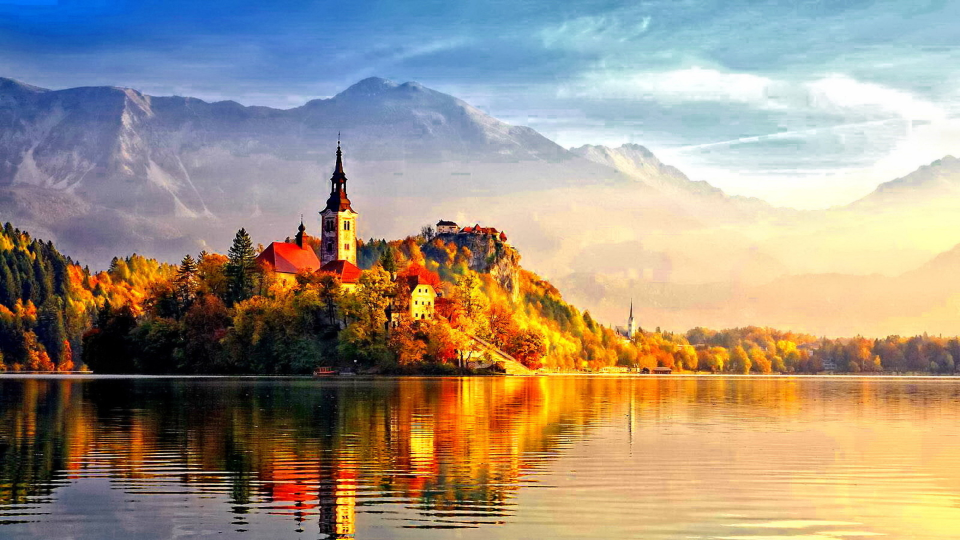
//> input picture opencv/resize/autumn.jpg, 1920 x 1080 px (shown at 1/2 size)
$ ./resize1   (built with g++ and OpenCV 4)
//> lines starting //> are read from the running program, lines starting //| are printed output that depends on the picture
/*************************************************************************
	> File Name: resize.cpp
	> Author: lengjing
	> Mail: jingleng77@163.com
	> Created Time: Sat Oct 10 14:37:50 2015
 ************************************************************************/

#include<iostream>
using namespace std;

#include <opencv2/core/core.hpp>
#include "opencv2/imgproc/imgproc.hpp"
#include "opencv2/highgui/highgui.hpp"
//#include <arm_neon.h>
#include <stdio.h>
//#include <sys/time.h>
using namespace cv;
using namespace std;
typedef unsigned char uchar;
typedef float T;
typedef float WT;
typedef float AT;
static const int MAX_ESIZE=16;
#define ONE 1

#define COST_TIME(tstart, tend) 1000000 * (tend.tv_sec - tstart.tv_sec) + tend.tv_usec- tstart.tv_usec

static inline int clip(int x, int a, int b)
{
    return x >= a ? (x < b ? x : b-1) : a;
}

void get_output(Mat input, Mat &input1);
void resize_cv_INTER_NEAREST(Mat &src, Mat &dst,Size dsize, double fx, double fy);
void resize_opt_INTER_NEAREST(Mat &src, Mat &dst, Size dsize, double fx, double fy);
void resize_opt_INTER_NEAREST2(Mat &src, Mat &dst, Size dsize, double fx, double fy);
void resize_neon(Mat &src, Mat &dst,Size dsize, double fx, double fy);

void resize_cv_INTER_LINEAR(Mat &src, Mat &dst,Size dsize, double fx, double fy);
void resize_opt_INTER_LINEAR(Mat &src, Mat &dst,Size dsize, double fx, double fy);
void resize_opt_INTER_AREAFAST2(Mat &src, Mat &dst,Size dsize, double fx, double fy);
void resize_neon_INTER_AREAFAST(Mat &src, Mat &dst,Size dsize, double fx, double fy);
void resize_opt_INTER_LINEAR(Mat &src, Mat &dst,Size dsize, double fx, double fy);

void resize_c_INTER_LINEAR(Mat &src, Mat &dst,Size dsize, double fx, double fy);

void resize_c_INTER_LINEAR(uchar *src, uchar *dst, int srcstep, int dststep, int depth,int cn,
						   Size ssize, Size dsize, double scale_x, double scale_y,
						   int iscale_x, int iscale_y);

int main(int argc, const char** argv)
{
	Mat input, input_gray;
	Mat _input = imread("autumn.jpg");
//> _input is the input picture: 1080 rows x 1920 cols, CV_8UC3; mean B, G, R 129.1, 146.8, 161
	if( _input.depth() == CV_32F)
		_input.copyTo(input);
	else
		_input.convertTo(input, CV_32F, 1/ 255.);
	cvtColor(input, input_gray, CV_BGR2GRAY);
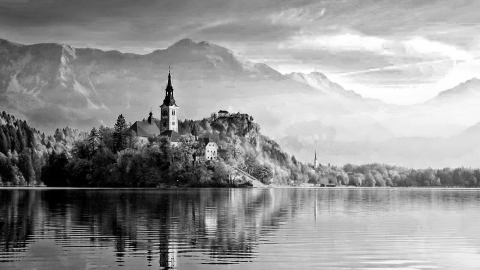
//> input_gray: 1080 rows x 1920 cols, CV_32FC1 (shown at 1/4 size); min 0, max 1, mean 0.584

	Mat dst1, dst2, dst3, dst4,dst5;
	double fx = 0.717;
	double fy = 0.717;
	Size dsize = Size(saturate_cast<int>(input.cols * fx),
            saturate_cast<int>(input.rows * fy));
	//Size dsize = Size(round(fx * input.cols), round(fy * input.rows));
	dst1.create(dsize, input.type());
	dst2.create(dsize, input.type());
	dst3.create(dsize, input.type());
	dst4.create(dsize, input.type());
	dst5.create(dsize, input.type());
 	resize_cv_INTER_LINEAR(input, dst3, dsize, fx, fy);
//> in resize_cv_INTER_LINEAR, `resize(src, dst, Size(), fx, fy, 1);`:
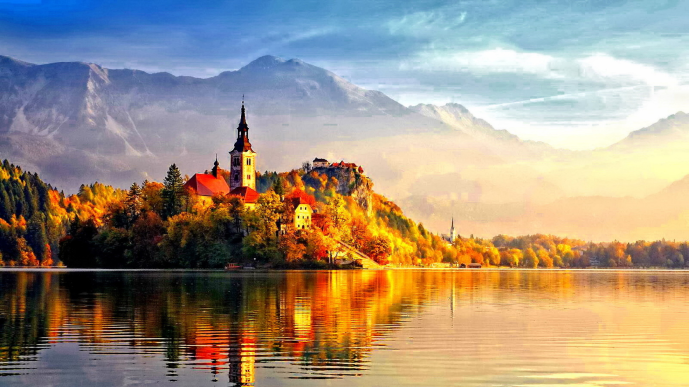
//> dst: 774 rows x 1377 cols, CV_32FC3 (shown at 1/2 size); mean B, G, R 0.506, 0.576, 0.632
	resize_cv_INTER_LINEAR(input, dst4, dsize, fx, fy);
	int depth = input.depth(), cn = input.channels();
//> (the rest of the program and of its run is left out)
